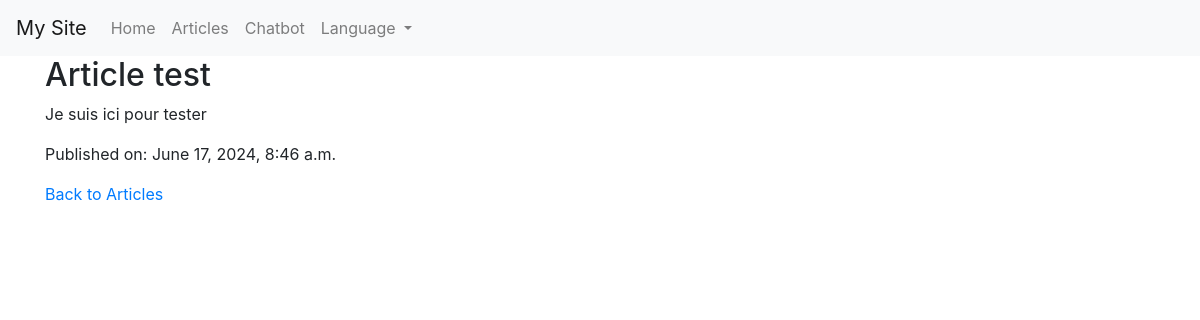
/articles/1/, run on the app's committed database.
### main/models.py (models this page shows, shortened)
class Article(models.Model):
    title = models.CharField(max_length=200, verbose_name=_("Title"))
    content = models.TextField(verbose_name=_("Content"))
    publication_date = models.DateField(verbose_name=_("Publication Date"))
    class Meta:
        verbose_name = _('article')
        verbose_name_plural = _('articles')

### main/views.py (the view)
# urls.py: path('articles/<int:pk>/', ArticleDetailView.as_view(), name='article_detail'),
class ArticleDetailView(View):
    def get(self, request, pk):
        article = get_object_or_404(Article, pk=pk)
        return render(request, 'main/article_detail.html', {'article': article})

### main/templates/main/article_detail.html (shortened to what this page needs)
{% extends 'main/base.html' %}
{% load i18n %}
{% block content %}
    <h2>{{ article.title }}</h2>
    <p>{{ article.content }}</p>
    <p>{% trans 'Published on' %}: {{ article.publication_date }}</p>
    <a href="{% url 'article_list' %}">{% trans 'Back to Articles' %}</a>
{% endblock %}

### data on the page
Article: title "Article test", content "Je suis ici pour tester", publication_date "June 17, 2024, 8:46 a.m."
